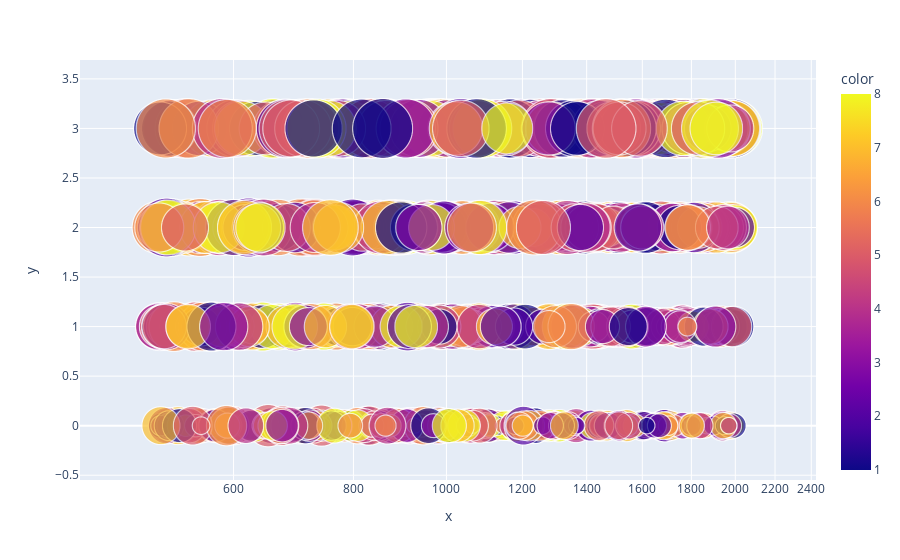

The cell this chart's notebook holds for it:
### Code cell
fig = px.scatter(x=df['battery_power'], y=df['price_range'],
	         size=df["ram"], color=df['n_cores'],
                 hover_name=df["n_cores"], log_x=True, size_max=60)
fig.show()

### Figure 1 — Plotly figure (JSON) as saved in the notebook; plotly's stock layout.template omitted (floating-point values rounded to 4 significant figures; data arrays with more than 128 entries replaced by an {"elided": "..."} marker saying what was removed)
{"data": [{"hovertemplate": "<b>%{hovertext}</b><br><br>x=%{x}<br>y=%{y}<br>size=%{marker.size}<br>color=%{marker.color}<extra></extra>", "hovertext": {"elided": "2000 int values"}, "legendgroup": "", "marker": {"color": {"elided": "2000 int values"}, "coloraxis": "coloraxis", "size": {"elided": "2000 int values"}, "sizemode": "area", "sizeref": 1.111, "symbol": "circle"}, "mode": "markers", "name": "", "showlegend": false, "type": "scattergl", "x": {"elided": "2000 int values"}, "xaxis": "x", "y": {"elided": "2000 int values"}, "yaxis": "y"}], "layout": {"coloraxis": {"colorbar": {"title": {"text": "color"}}, "colorscale": [[0, "#0d0887"], [0.1111, "#46039f"], [0.2222, "#7201a8"], [0.3333, "#9c179e"], [0.4444, "#bd3786"], [0.5556, "#d8576b"], [0.6667, "#ed7953"], [0.7778, "#fb9f3a"], [0.8889, "#fdca26"], [1, "#f0f921"]]}, "legend": {"itemsizing": "constant", "tracegroupgap": 0}, "margin": {"t": 60}, "xaxis": {"anchor": "y", "domain": [0, 1], "title": {"text": "x"}, "type": "log"}, "yaxis": {"anchor": "x", "domain": [0, 1], "title": {"text": "y"}}}}
